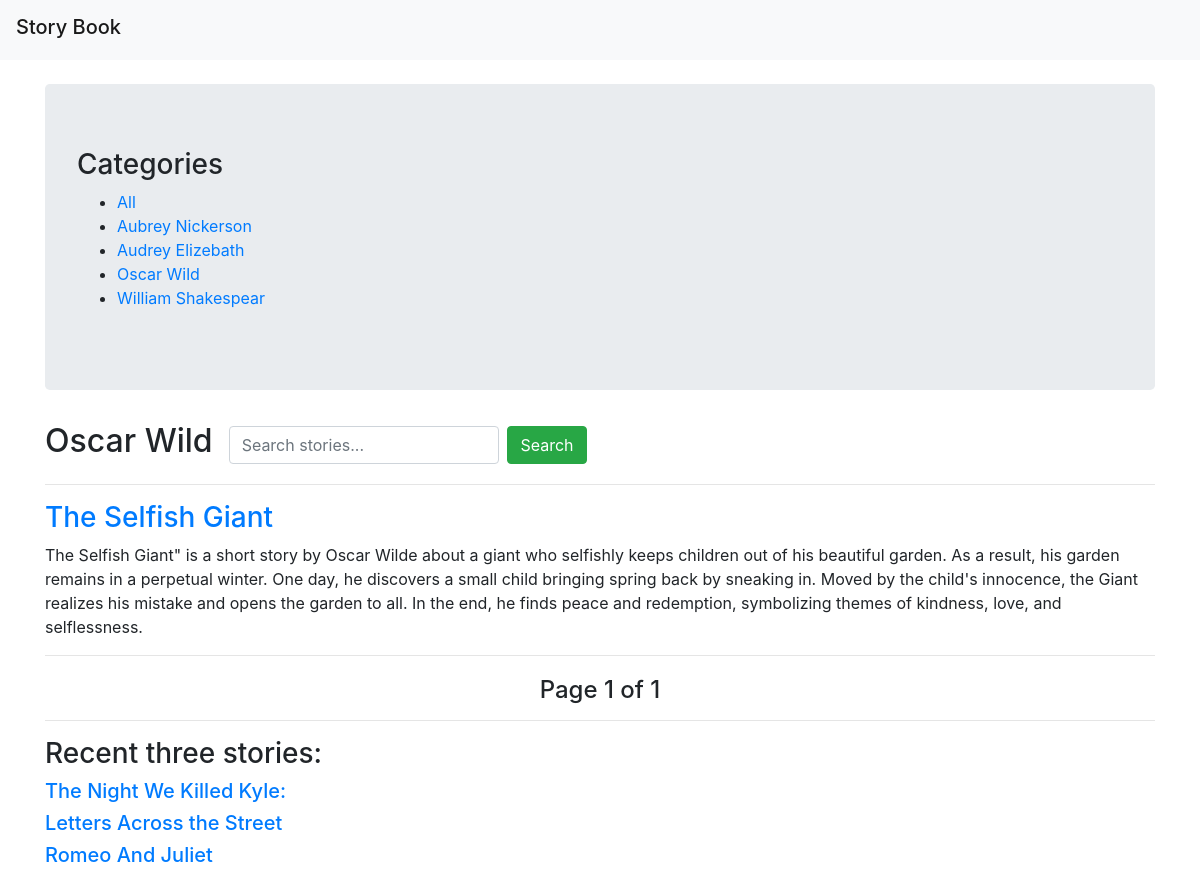
Page /category/Oscar-Wild/ on the committed database.
### book/models.py (models this page shows, shortened)
class Category(models.Model):
    name = models.CharField(max_length=150, db_index=True)
    slug = models.SlugField(unique=True)
    class Meta:
        ordering = ('name',)

class Story(models.Model):
    category = models.ForeignKey(Category, on_delete=models.CASCADE, related_name="stories")
    title = models.CharField(max_length=150)
    description = models.TextField(blank=True, null=True)
    body = models.TextField()
    published_at = models.DateTimeField(auto_now_add=True)
    class Meta:
        ordering = ('-published_at',)
    def get_absolute_url(self):
        return reverse('book:story_detail', args=[self.id])

### book/views.py (the view)
# urls.py: path('', views.story_list, name='story_list'),
def story_list(request, category_slug=None):
    category = None
    categories = Category.objects.all()
    stories = Story.objects.all()
    if category_slug:
        category = get_object_or_404(Category, slug=category_slug)
        stories = stories.filter(category=category)
    paginator = Paginator(stories, 4)  # 4 stories per page
    page = request.GET.get('page')
    stories = paginator.get_page(page)
    all_story=list(Story.objects.all())
    recent_story=all_story[:3]
    return render(request, 'book/story_list.html', {
        'categories': categories,
        'stories': stories,
        'category': category,
        'page': page,
        'recent_story':recent_story,
    })

### book/templates/book/story_list.html (shortened to what this page needs)
{% extends 'base.html' %}
{% block body %}
<div class="jumbotron">
    <h3>Categories</h3>
    <ul>
        <li><a href="{% url 'book:story_list' %}">All</a></li>
        {% for category in categories %}
            <li>
                <a href="{% url 'book:story_category' category.slug %}">{{ category.name }}</a>
            </li>
        {% endfor %}
    </ul>
</div>
<div class="d-flex align-items-center mb-3">
    <h2 class="mr-3">{% if category %}{{ category.name }}{% else %}All Stories{% endif %}</h2>
    <form action="{% url 'book:search_story' %}" method="get" class="d-flex">
        <input type="text" name="search" class="form-control mr-2" placeholder="Search stories..." style="width: 75%;">
        <button type="submit" class="btn btn-success">Search</button>
    </form>
</div>
<hr>
{% for story in stories %}
    <div class="mt-3">
        <h3><a href="{{ story.get_absolute_url }}">{{ story.title }}</a></h3>
        <p>{{ story.description }}</p>
    </div>
{% endfor %}
<hr>
<h4 style="display: flex; justify-content: center; align-items: center; margin-top: 20px;">
    {% include 'pagination.html' with page=stories %}
</h4>
<hr>
<h3>Recent three stories:</h3>
{% for x in recent_story %}
<h5><a href="{{ story.get_absolute_url }}">{{ x.title }}</a></h5>
{% endfor %}
{% endblock %}

### rows in the picture
Category: name "Aubrey Nickerson"
Category: name "Audrey Elizebath"
Category: name "Oscar Wild"
Category: name "William Shakespear"
Story: title "The Selfish Giant", description "The Selfish Giant\" is a short story by Oscar Wilde about a giant who selfishly keeps children out of his beautiful garden. As a result, his garden remains in a perpetual winter. One day, he discovers a small child bringing spring back by sneaking in. Moved by the child's innocence, the Giant realizes his mistake and opens the garden to all. In the end, he finds peace and redemption, symbolizing themes of kindness, love, and selflessness."
Story: title "The Night We Killed Kyle:"
Story: title "Letters Across the Street"
Story: title "Romeo And Juliet"

### other values in the picture
{{ page.number }} "1"
{{ page.paginator.num_pages }} "1"
